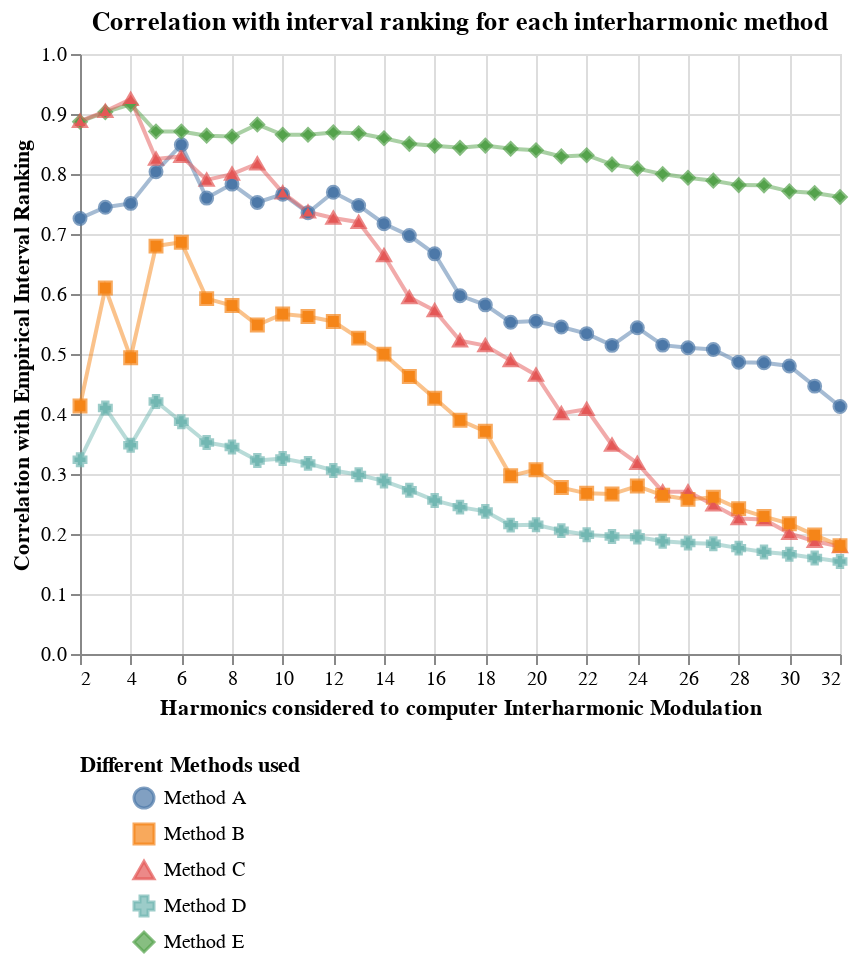

The Vega-Lite source for this figure:
### Vega-Lite specification from a JSON file in a GitHub repository (floating-point values rounded to 4 significant figures; data arrays with more than 128 entries replaced by an {"elided": "..."} marker saying what was removed)
{"config": {"view": {"continuousWidth": 300, "continuousHeight": 300}, "legend": {"direction": "vertical", "labelLimit": 1000, "orient": "bottom"}}, "layer": [{"mark": {"type": "point"}, "encoding": {"color": {"field": "method", "legend": {"symbolSize": 100, "title": "Different Methods used", "titleAnchor": "middle"}, "type": "nominal"}, "shape": {"field": "method", "legend": null, "type": "nominal"}, "x": {"field": "harmonics_considered", "scale": {"clamp": true, "domain": [2, 32]}, "title": "Harmonics considered to computer Interharmonic Modulation", "type": "quantitative"}, "y": {"field": "correlation", "title": "Correlation with Empirical Interval Ranking", "type": "quantitative"}}}, {"mark": {"type": "line", "opacity": 0.5}, "encoding": {"color": {"field": "method", "legend": {"symbolSize": 100, "title": "Different Methods used", "titleAnchor": "middle"}, "type": "nominal"}, "shape": {"field": "method", "legend": null, "type": "nominal"}, "x": {"field": "harmonics_considered", "scale": {"clamp": true, "domain": [2, 32]}, "title": "Harmonics considered to computer Interharmonic Modulation", "type": "quantitative"}, "y": {"field": "correlation", "title": "Correlation with Empirical Interval Ranking", "type": "quantitative"}}}], "data": {"name": "data-37c9ac4f882206f225f4663089fa5857"}, "height": 300, "resolve": {"scale": {"color": "shared", "shape": "shared"}}, "title": "Correlation with interval ranking for each interharmonic method", "width": 380, "$schema": "https://vega.github.io/schema/vega-lite/v5.20.1.json", "datasets": {"data-37c9ac4f882206f225f4663089fa5857": {"elided": "155 records"}}}
